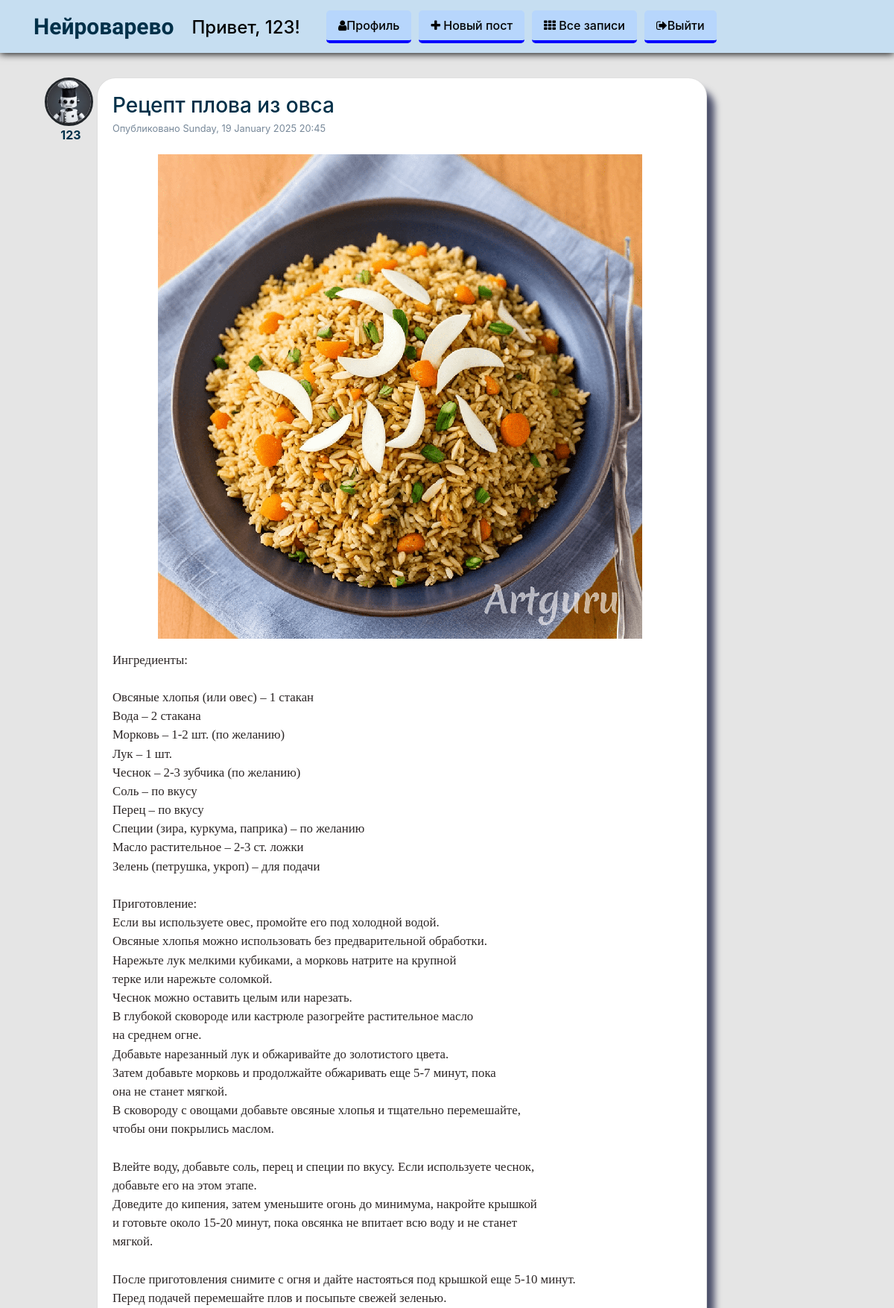
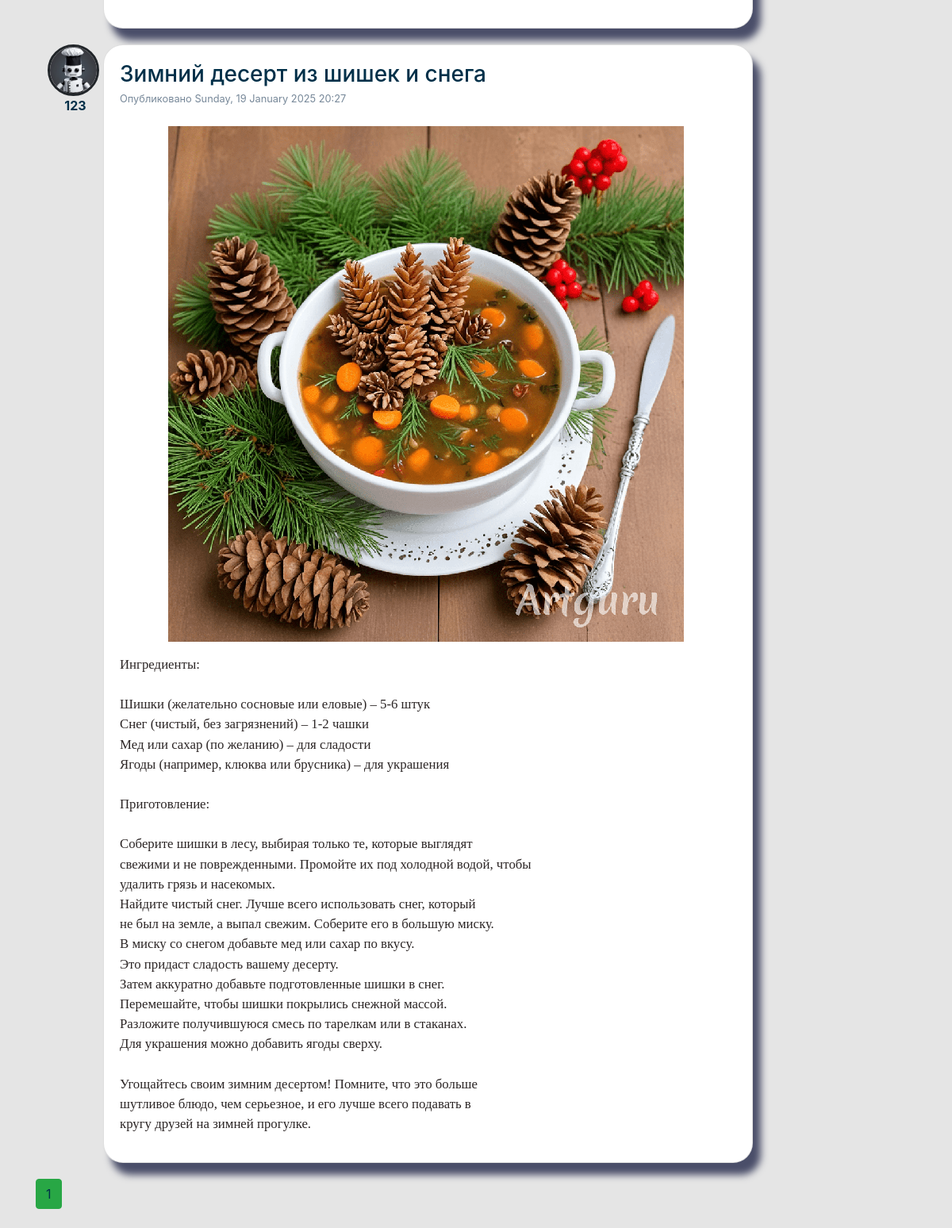
The page /allpost (signed in) on the database its author committed (2 pictures, top to bottom).
### test_flask/models.py (models this page shows, shortened)
class User(db.Model, UserMixin):
    id = db.Column(db.Integer, primary_key=True)
    username = db.Column(db.String(20), unique=True, nullable=False)
    email = db.Column(db.String(120), unique=True, nullable=False)
    image_file = db.Column(db.String(20), nullable=False,
                           default='default.png')
    password = db.Column(db.String(60), nullable=False)
    posts = db.relationship('Post', backref='author', lazy=True)

class Post(db.Model):
    id = db.Column(db.Integer, primary_key=True)
    title = db.Column(db.String(100), nullable=False)
    date_posted = db.Column(db.DateTime, nullable=False,
                            default=datetime.now())  # rework
    content = db.Column(db.Text, nullable=False)
    image_file = db.Column(db.String(20), nullable=False,
                           default='edf6ccd3be63b265.png')
    user_id = db.Column(db.Integer, db.ForeignKey('user.id'), nullable=False)
    comments = db.relationship('Comment', backref='title', lazy='select',
                               cascade='all, delete-orphan')

### test_flask/posts/routes.py (the view)
@posts.route("/allpost")
@login_required
def allpost():
    page = request.args.get('page', 1, type=int)
    posts = Post.query.order_by(Post.date_posted.desc()).paginate(page=page, per_page=5)
    return render_template('allpost.html', posts=posts)

### test_flask/models.py (called while the page is built)
@login_manager.user_loader
def load_user(user_id):
    return User.query.get(int(user_id))

### test_flask/templates/allpost.html (shortened to what this page needs)
{% extends "layout.html" %}
{% block content %}
{% for post in posts.items %}
<div class="container" style="display: flex;">
    <article class="media" style="display: flex; flex-direction: column;">
        <img class="rounded-circle article-img" style="margin-right: 5px; border: solid;"
             src="{{ url_for('static', filename='profile_pics/' + post.author.image_file) }}">
        <a href="{{ url_for('users.user_posts', username=post.author.username) }}" id="author" style="margin: 0 auto; font-weight: bold;">{{
            post.author.username }}</a>
    </article>
    <div class="card" style="margin-bottom: 20px;">
        <div class="card-body">
            <h3 class="card-title"><a class="title" href="{{ url_for('posts.post', post_id=post.id) }}">{{ post.title
                }}</a></h3>
            <small>Опубликовано {{ post.date_posted.strftime('%A, %d %B %Y %H:%M') }}</small>
            <br>
            <br>
            {% if post.image_file %}
            <div class="form-group" style="text-align: center">
                <img style="margin-right: 5px;" src="{{ url_for('static',
                  filename='food_pics/' + post.image_file) }}">
            </div>
            {% endif %}
            <pre><p class="card-text">{{ post.content }}</p></pre>
        </div>
    </div>
</div>
{% endfor %}
{% for page_num in posts.iter_pages(left_edge=1, right_edge=1, left_current=1, right_current=2) %}
{% if page_num %}
{% if posts.page == page_num %}
<a class="btn btn-success mb-4" href="{{ url_for('posts.allpost', page=page_num) }}">{{ page_num }}</a>
{% else %}
<a class="btn btn-outline-success mb-4" href="{{ url_for('posts.allpost', page=page_num) }}">{{ page_num }}</a>
{% endif %}
{% else %}
...
{% endif %}
{% endfor %}
{% endblock content %}

### test_flask/templates/layout.html (shortened to what this page needs)
<!DOCTYPE html>
<html>
<head>
    <link rel="stylesheet" href="https://maxcdn.bootstrapcdn.com/bootstrap/4.0.0/css/bootstrap.min.css"
>
    <link rel="stylesheet" href="https://cdnjs.cloudflare.com/ajax/libs/font-awesome/4.7.0/css/font-awesome.min.css">
    <link rel="stylesheet" type="text/css" href="{{ url_for('static', filename='main.css') }}">
</head>
<body>
<header class="site-header">
    <nav class="navbar navbar-expand-md navbar-dark fixed-top">
        <div class="container">
            <a class="navbar-brand mr-4" href="/"
               style="color: rgb(7, 85, 173); font-family: 'Lobster', cursive; font-weight: 800; font-size: 30px; ">Нейроварево</a>
            {% if current_user.is_authenticated %}
            <h4 class="names">Привет, {{ current_user.username }}!</h4>
            <a class="nav-item nav-link navigation-links" href="{{ url_for('users.account') }}"><i
                    class="fa fa-user"></i>Профиль</a>
            <a class="nav-item nav-link navigation-links" href="{{ url_for('posts.new_post') }}"><i
                    class="fa fa-plus"></i> Новый пост</a>
            <a class="nav-item nav-link navigation-links" href="{{ url_for('posts.allpost') }}"><i class="fa fa-th"></i>
                Все записи</a>
            <a class="nav-item nav-link navigation-links" href="{{ url_for('users.logout') }}"><i
                    class="fa fa-sign-out"></i>Выйти</a>
            {% else %}
            <a class="nav-link nav-item navigation-links" href="{{ url_for('users.login') }}">Войти</a>
            <a class="nav-link nav-item navigation-links" href="{{ url_for('users.register') }}">Зарегистрироваться</a>
            {% endif %}
        </div>
    </nav>
</header>
<main role="main" class="container">
    <div class="row">
        <div class="col-md-10">
            {% block content %}{% endblock %}
        </div>
    </div>
</main>
</body>
</html>

### test_flask/static/main.css (style rules this page uses)
body { margin: 0; padding: 0; }
h1, h2, h3, h4, h5, h6 { color: #444444; }
.article-img { height: 65px; width: 65px; margin-right: 16px; }

### test_flask/templates/allpost.html (style rules this page uses)
body { background-image: url('../static/images/bck_posts.jpg'); background-size: cover; }
.card { border-radius: 25px; background-color: white; box-shadow: 10px 15px 10px #4a4e69; width: 92%; }
.card-title { margin-bottom: 0 !important; }
a { color: #003049 !important; text-decoration: none; }
small { color: lightslategray; }
p { color: rgb(43, 37, 37); }

### test_flask/templates/layout.html (style rules this page uses)
.card-text { font-size: 1.05rem; font-family: 'Tangerine', serif; font-optical-sizing: auto; }
body { background-color: #e5e5e5; margin-top: 6.5rem; }
.navigation-links { color: black !important; font-weight: 500; background-color: rgb(183, 214, 252); border-radius: 5px; border-bottom: 4px solid blue; margin: 5px; background-size: 200% 200%; background-image: linear-gradient( transparent 50%, rgb(79, 128, 233) 50%); transition: background-position 300ms, color 300ms ease, border-color 300ms ease; }
.navbar { background-color: #c6def1; box-shadow: 0px 1px 10px black; }
.navbar .container { margin-bottom: 0; }
.names { color: black; text-align: center; margin-right: 30px; margin-top: 12px; }

### rows shown on the page
User: username "123"
Post: image_file (picture), author.username "123", title "Рецепт плова из овса", date_posted "Sunday, 19 January 2025 20:45", content "Ингредиенты: Овсяные хлопья (или овес) – 1 стакан Вода – 2 стакана Морковь – 1-2 шт. (по желанию) Лук – 1 шт. Чеснок – 2-3 зубчика (по желанию) Соль – по вкусу Перец – по вкусу Специи (зира, куркума, паприка) – по желанию Масло растительное – 2-3 ст. ложки Зелень (петрушка, укроп) – для подачи Приготовление: Если вы используете овес, промойте его под холодной водой. Овсяные хлопья можно использовать без предварительной обработки. Нарежьте лук мелкими кубиками, а морковь натрите на крупной терке или нарежьте соломкой. Чеснок можно оставить целым или нарезать. В глубокой сковороде или кастрюле разогрейте растительное масло на среднем огне. Добавьте нарезанный лук и обжаривайте до золотистого…"
Post: image_file (picture), author.username "123", title "Зимний десерт из шишек и снега", date_posted "Sunday, 19 January 2025 20:27", content "Ингредиенты: Шишки (желательно сосновые или еловые) – 5-6 штук Снег (чистый, без загрязнений) – 1-2 чашки Мед или сахар (по желанию) – для сладости Ягоды (например, клюква или брусника) – для украшения Приготовление: Соберите шишки в лесу, выбирая только те, которые выглядят свежими и не поврежденными. Промойте их под холодной водой, чтобы удалить грязь и насекомых. Найдите чистый снег. Лучше всего использовать снег, который не был на земле, а выпал свежим. Соберите его в большую миску. В миску со снегом добавьте мед или сахар по вкусу. Это придаст сладость вашему десерту. Затем аккуратно добавьте подготовленные шишки в снег. Перемешайте, чтобы шишки покрылись снежной массой. Разложите…"

### other values the page prints
{{ page_num }} "1"
